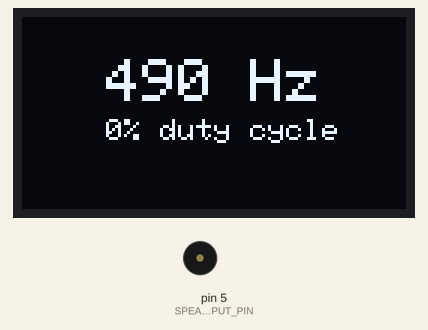
Bench run of a sketch on a simulated Arduino Leonardo, built with avr-gcc and run on an emulated ATmega32U4. On the bench: 128×64 one-colour display, buzzer (waves = sounding).

Above: at 0.1 s.
At 9.6 s:
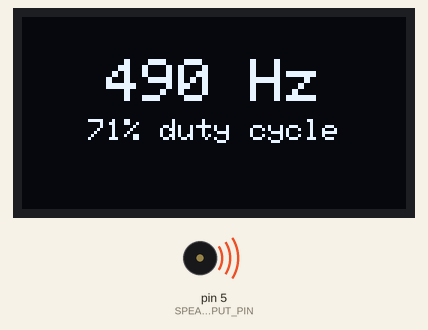
At 19.7 s:
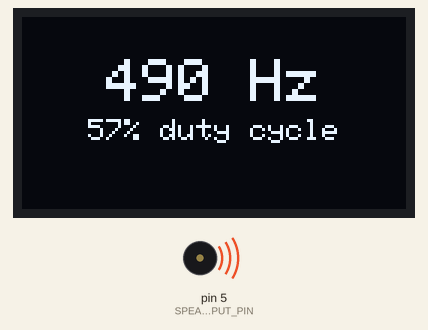
At 39.3 s:
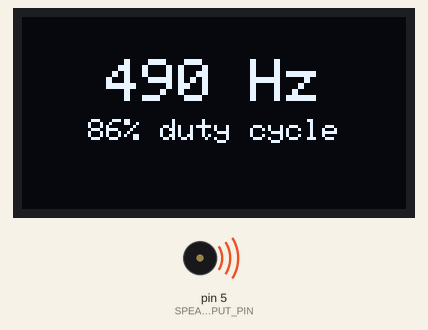
Timing chart, 0 to 40.0 s (numbered marks = the images above):
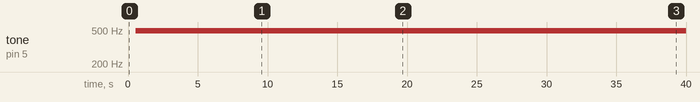

Measured:
- by itself, tone on pin 5 (SPEAKER_OUTPUT_PIN): silent → 490 Hz at 0.56 s
- what the display in image 1 shows lasts 0.5 s, from 9.6 s to 10.1 s

The sketch:

PwmSweepWithSpeakersOLED.ino
```cpp
/**
 * Uses a PWM sweep to demonstrate that the analogOut has a fixed freq
 * but different duty cycle; so the speaker pitch is always the same!
 * This is why we have to use tone, which has a fixed 50% duty cycle
 * but allows you to control the freq.
 *
 * By Jon E. Froehlich
 * @jonfroehlich
 * http://makeabilitylab.io
 *
 */

// #include <SPI.h> // Comment out when using i2c
#include <Wire.h>
#include <Adafruit_GFX.h>
#include <Adafruit_SSD1306.h>

#define SCREEN_WIDTH 128 // OLED display width, in pixels
#define SCREEN_HEIGHT 64 // OLED display height, in pixels

// Declaration for an SSD1306 display connected to I2C (SDA, SCL pins)
#define OLED_RESET     4 // Reset pin # (or -1 if sharing Arduino reset pin)
Adafruit_SSD1306 _display(SCREEN_WIDTH, SCREEN_HEIGHT, &Wire, OLED_RESET);

// Change this depending on where you put your speaker
// It needs to be hooked up to a PWM pin. We assume Leonardo for this
// demonstration
const int SPEAKER_OUTPUT_PIN = 5;

// The Leonardo has 7 PWM pins most of which run at 490 Hz
// but two (3 and 11) run at 980 Hz
const int NUM_PWM_PINS = 7;
const int PWM_PINS_ARDUINO_LEONARDO [] =  {  3,   5,   6,   9,  10,  11,  13};
const int PWM_FREQS_ARDUINO_LEONARDO [] = {980, 490, 490, 490, 490, 980, 490};
const int MAX_ANALOG_OUT = 255;
int _indexOfSpeakerOutputPin = -1;

// For PWM sweep
int _analogOutVal = 0;
int _analogOutStep = 10;
const int DELAY_BETWEEN_STEPS = 500; // in milliseconds

void setup() {

  // Setup tone output pin
  pinMode(SPEAKER_OUTPUT_PIN, OUTPUT);

  for(int i = 0; i < NUM_PWM_PINS; i++){
    if(SPEAKER_OUTPUT_PIN == PWM_PINS_ARDUINO_LEONARDO[i]){
      _indexOfSpeakerOutputPin = i;
    }
  }

  // SSD1306_SWITCHCAPVCC = generate display voltage from 3.3V internally
  if(!_display.begin(SSD1306_SWITCHCAPVCC, 0x3D)) { // Address 0x3D for 128x64
    Serial.println(F("SSD1306 allocation failed"));
    for(;;); // Don't proceed, loop forever
  }

  // Setup display
  _display.clearDisplay();
  _display.setTextSize(1);      // Normal 1:1 pixel scale
  _display.setTextColor(SSD1306_WHITE); // Draw white text
  _display.setCursor(0, 0);     // Start at top-left corner
}

void loop() {

  analogWrite(SPEAKER_OUTPUT_PIN, _analogOutVal);
  drawFreqAndDutyCycle(PWM_FREQS_ARDUINO_LEONARDO[_indexOfSpeakerOutputPin], _analogOutVal);

  _analogOutVal += _analogOutStep;
  _analogOutVal = constrain(_analogOutVal, 0, MAX_ANALOG_OUT);
  if(_analogOutStep < 0 && _analogOutVal <= 0){
    _analogOutVal = 0;
    _analogOutStep *= -1;
  }else if(_analogOutStep > 0 && _analogOutVal >= MAX_ANALOG_OUT){
    _analogOutVal = MAX_ANALOG_OUT;
    _analogOutStep *= -1;
  }

  delay(DELAY_BETWEEN_STEPS);
}

void drawFreqAndDutyCycle(int freq, int analogOutVal){
  _display.clearDisplay();

  int16_t x1, y1;
  uint16_t textWidth, textHeight;
  _display.setTextSize(3);
  String strFreq = (String)(freq) + " Hz";

  // Draw the freq
  _display.setTextSize(2);
  _display.getTextBounds(strFreq, 0, 0, &x1, &y1, &textWidth, &textHeight);
  uint16_t yText = _display.height() / 2 - textHeight - 2;
  uint16_t xText = _display.width() / 2 - textWidth / 2;
  _display.setCursor(xText, yText);
  _display.print(strFreq);

  // Draw the duty cycle
  _display.setTextSize(1);
  yText += textHeight + 4;
  float dutyCycle = analogOutVal / (float)MAX_ANALOG_OUT * 100;

  String strDutyCycle = String(dutyCycle, 0) + "% duty cycle";
  _display.getTextBounds(strDutyCycle, 0, 0, &x1, &y1, &textWidth, &textHeight);
  xText = _display.width() / 2 - textWidth / 2;
  _display.setCursor(xText, yText);
  _display.print(strDutyCycle);
  _display.display();
}
```
